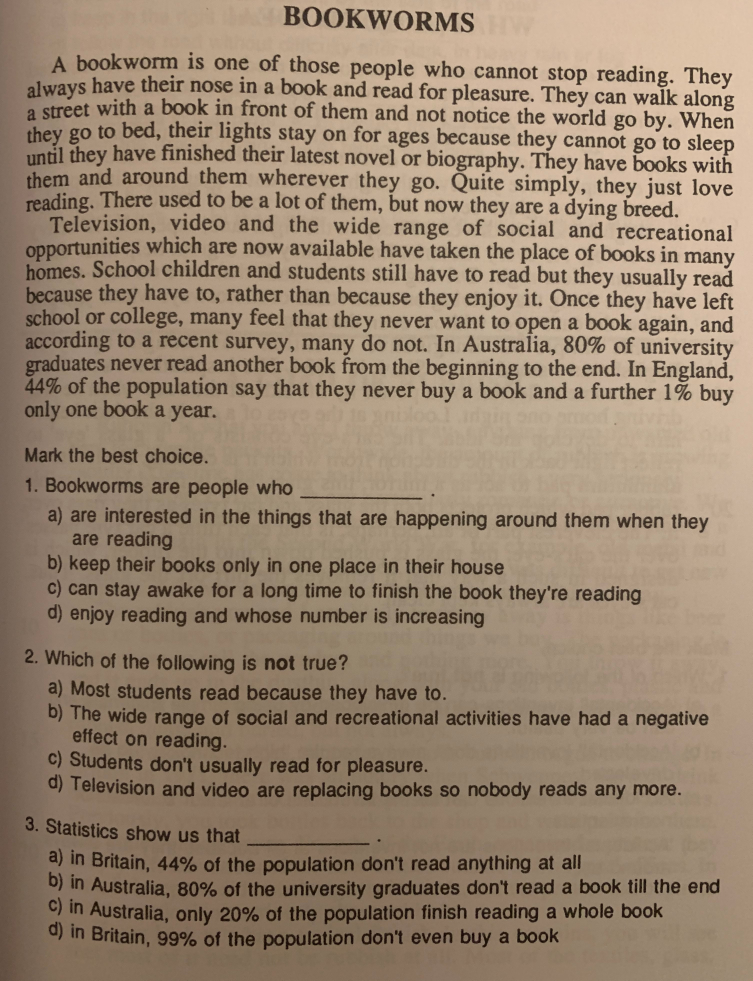
#> input picture Project/Page.jpeg, 3009 x 3921 px (shown at 1/4 size)
$ python OCR.py
#> lines starting #> are read from the running program, lines starting #| are printed output that depends on the picture; after the words box and inside, x2 and y2 are one past the last pixel; in counts of white or black regions, pixels touching at a corner belong together
import cv2 as cv
import numpy as np
from skimage.feature import hog
import pickle
import random
from sklearn.svm import SVC

#For noise of words
def controlword(cc):
    x, y, w, h = cv.boundingRect(cc)
    area = cv.contourArea(cc)
    if w <10  or h <12  or area <90:
        return False
    else:
        return True
#For noise of rows
def controlrow(cc):
    x, y, w, h = cv.boundingRect(cc)
    area = cv.contourArea(cc)
    if w < 10 or h<10 or area<120 :
        return False
    else:
        return True
#For noise of cahars
def controlchar(contour):
    x, y, w, h = cv.boundingRect(contour)
    area = cv.contourArea(contour)
    if  area <10:
        return False
    else:
        return True
##Preprocessing step##
img=cv.imread('Page.jpeg')
#> img is the input picture: shape (3921, 3009, 3); mean B, G, R 110.9, 131.8, 151.4
img=cv.resize(img,(750,1000))
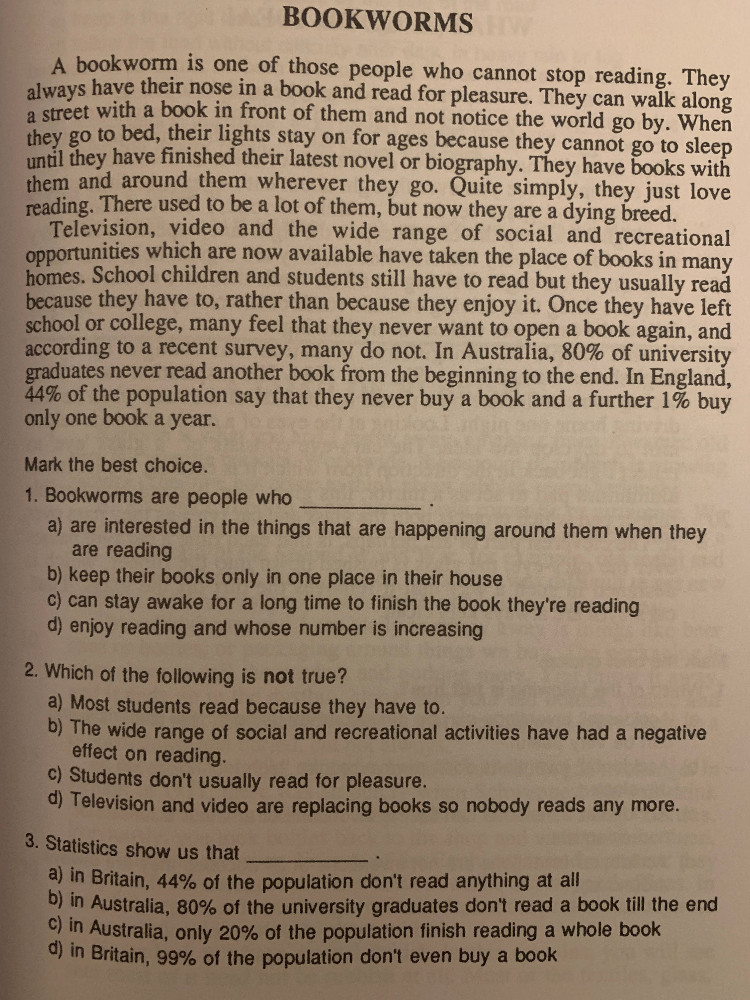
#> img: shape (1000, 750, 3); mean B, G, R 110.8, 131.7, 151.3
imgray = cv.cvtColor(img, cv.COLOR_BGR2GRAY)
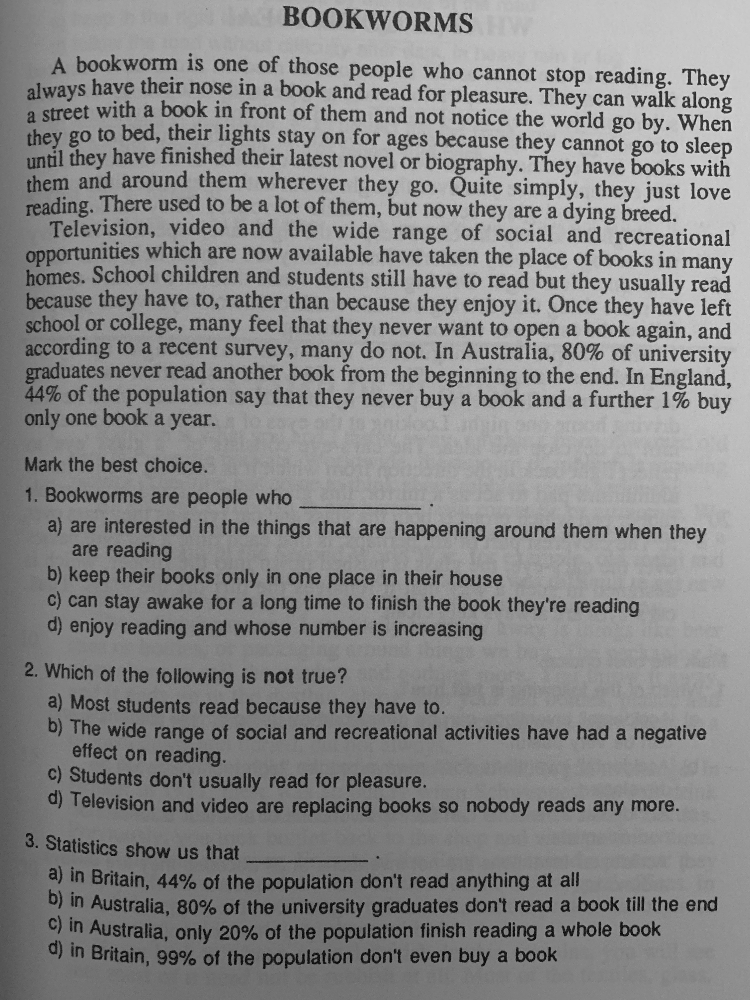
#> imgray: shape (1000, 750); min 4, max 223, mean 135.2
thresh = cv.threshold(imgray,80,255,cv.THRESH_BINARY_INV)[1]
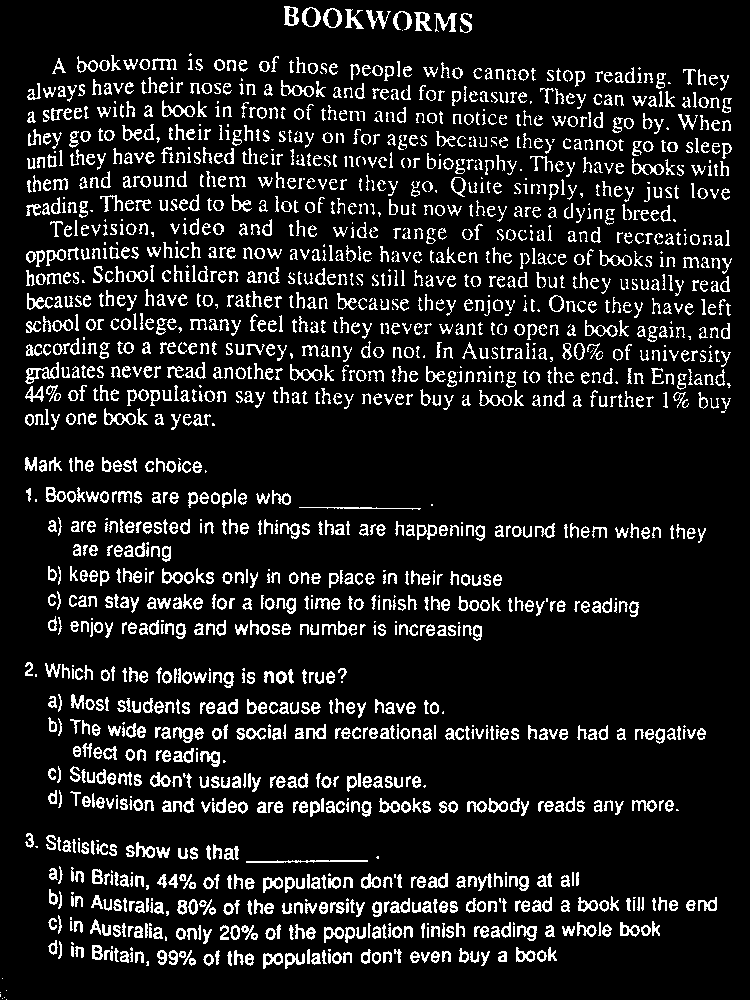
#> thresh: shape (1000, 750); 11.5% white in thin lines or dots
file=open("OCR.txt","w")
#rows
kernelrow=cv.getStructuringElement(cv.MORPH_RECT,(30,1))
kernelrow2=cv.getStructuringElement(cv.MORPH_RECT,(30,9))
kernelrow3=cv.getStructuringElement(cv.MORPH_RECT,(40,4))
threshrow=cv.morphologyEx(thresh,cv.MORPH_CLOSE,kernelrow)
#> threshrow: shape (1000, 750); 31.4% white; 61 white regions (20 under 20 px), largest, box (x1, y1, x2, y2) and area: (26, 385, 732, 410) 9191, (27, 265, 731, 296) 9045, (26, 362, 732, 390) 9014
threshrow=cv.morphologyEx(threshrow,cv.MORPH_OPEN,kernelrow2)
#> threshrow: shape (1000, 750); 29.7% white; 35 white regions, largest, box (x1, y1, x2, y2) and area: (31, 385, 729, 408) 8734, (29, 265, 731, 292) 8693, (30, 342, 729, 362) 8675
threshrow=cv.morphologyEx(threshrow,cv.MORPH_CLOSE,kernelrow)
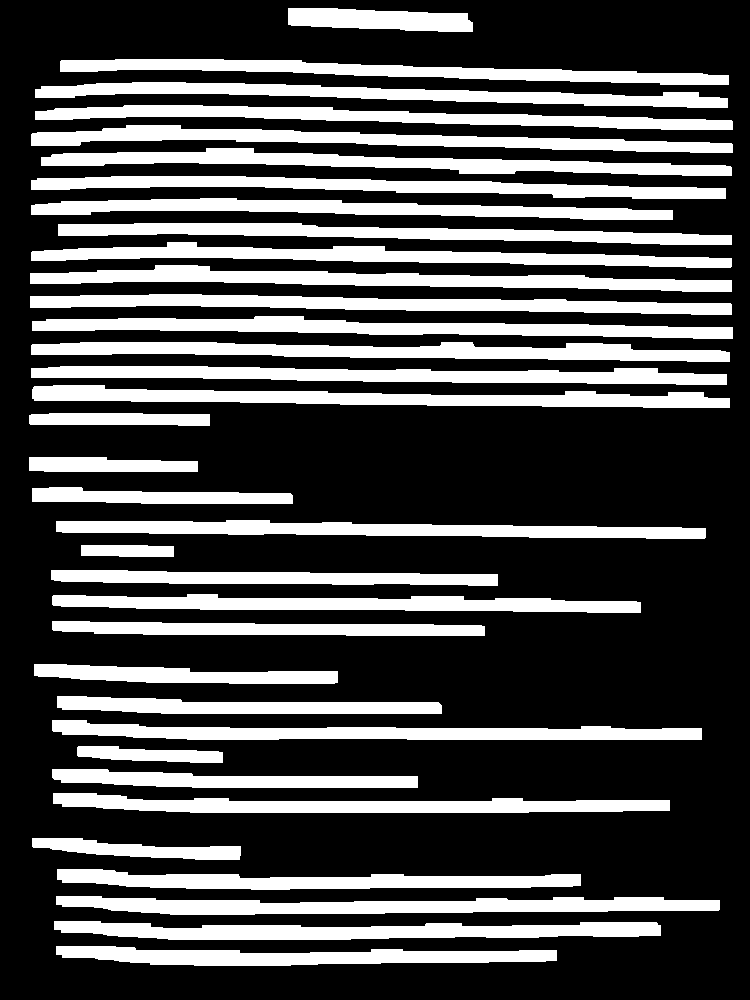
#> threshrow: shape (1000, 750); 29.7% white; 35 white regions, largest, box (x1, y1, x2, y2) and area: (32, 385, 730, 408) 8734, (30, 265, 732, 292) 8693, (31, 342, 730, 362) 8675
threshrow=cv.morphologyEx(threshrow,cv.MORPH_DILATE,kernelrow3)
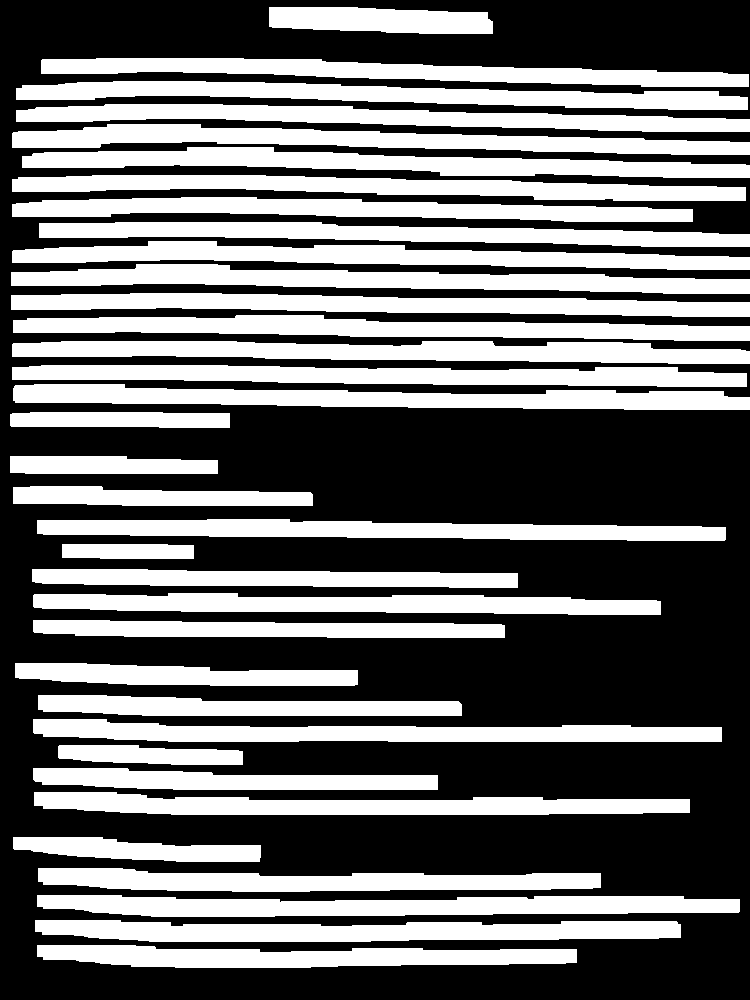
#> threshrow: shape (1000, 750); 42% white; 35 white regions, largest, box (x1, y1, x2, y2) and area: (13, 384, 750, 410) 12152, (12, 341, 750, 364) 12093, (11, 264, 750, 294) 12086
#words
kernelwrd = cv.getStructuringElement(cv.MORPH_RECT, (6,2))
threshwrd= cv.dilate(thresh, kernelwrd)
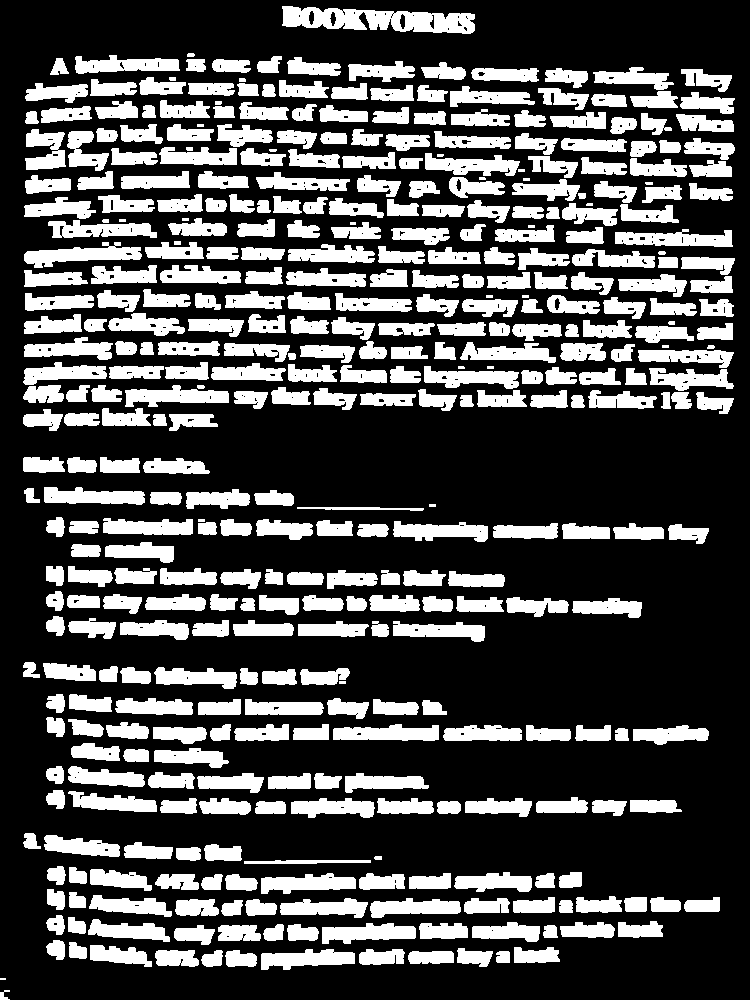
#> threshwrd: shape (1000, 750); 30% white; 415 white regions (2 under 20 px), largest, box (x1, y1, x2, y2) and area: (282, 6, 475, 34) 3351, (24, 242, 142, 268) 1582, (615, 229, 733, 247) 1415
#chars
threshchar=thresh.copy()
##
##Reading Dataset
#> (the run stopped early here; a loop or call above may not have finished)
